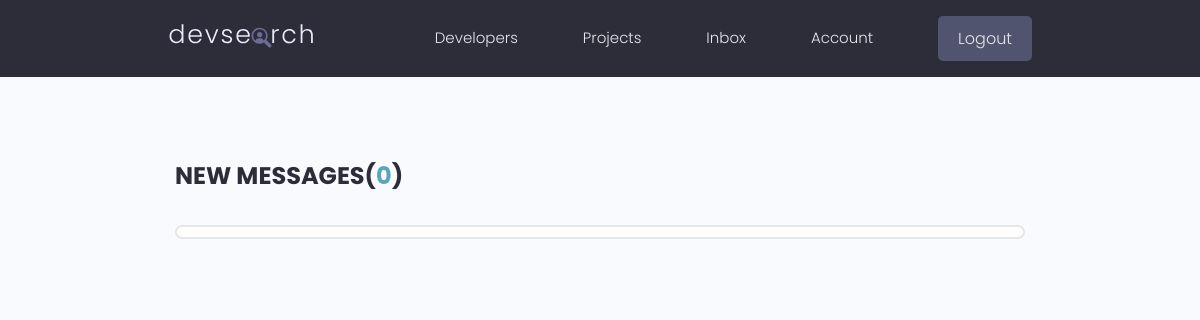
Page /inbox/ (signed in) on the earlier database version.
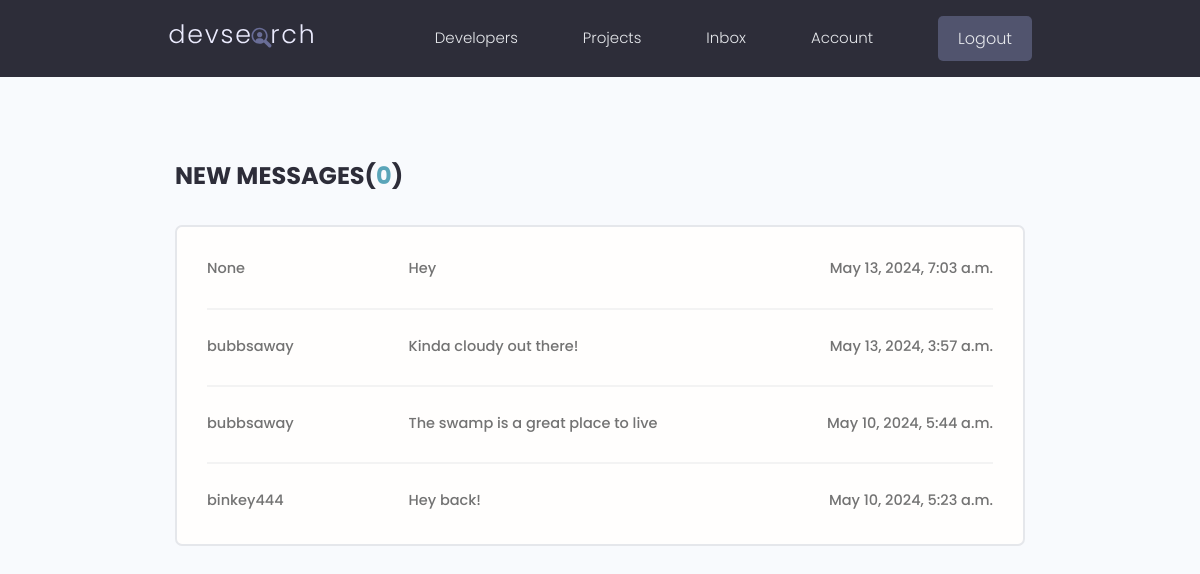
Same page on the later database version.
### users/models.py (models this page shows, shortened)
class Message(models.Model):
    sender = models.ForeignKey(Profile, on_delete=models.SET_NULL, null=True,
                                blank=True)
    recipient = models.ForeignKey(Profile, on_delete=models.SET_NULL, null=True,
                                blank=True, related_name='messages')
    name = models.CharField(max_length=200, null=True, blank=True)
    email = models.EmailField(max_length=200, null=True, blank=True)
    subject = models.CharField(max_length=200, null=True, blank=True)
    body = models.TextField()
    is_read = models.BooleanField(default=False, null=True)
    created = models.DateTimeField(auto_now_add=True)
    id = models.UUIDField(default=uuid.uuid4, unique=True,
                            primary_key=True, editable=False)
    class Meta:
        ordering = ['is_read', '-created']

class Profile(models.Model):
    user = models.OneToOneField(User, on_delete=models.CASCADE,
                                null=True, blank=True)
    name = models.CharField(max_length=200, blank=True, null=True)
    email = models.EmailField(max_length=500, blank=True, null=True)
    username = models.CharField(max_length=200, blank=True, null=True)
    location = models.CharField(max_length=200, blank=True, null=True)
    short_intro = models.CharField(max_length=500, blank=True, null=True)
    bio = models.TextField(blank=True, null=True)
    profile_image = models.ImageField(null=True, blank=True, upload_to='profiles/',
                                        default='profiles/user-default.png')
    social_github = models.CharField(max_length=200, blank=True, null=True)
    social_linkedin = models.CharField(max_length=200, blank=True, null=True)
    social_twitter = models.CharField(max_length=200, blank=True, null=True)
    social_youtube = models.CharField(max_length=200, blank=True, null=True)
    created = models.DateTimeField(auto_now_add=True)
    id = models.UUIDField(default=uuid.uuid4, unique=True,
                            primary_key=True, editable=False)
    def __str__(self):
            return str(self.username)

### users/views.py (the view)
# urls.py: path('inbox/', views.inbox, name='inbox'),
@login_required(login_url='login')
def inbox(request):
    profile = request.user.profile
    messageRequests = profile.messages.all()
    unreadCount = messageRequests.filter(is_read=False).count()
    context = {'messageRequests': messageRequests, 'unreadCount': unreadCount}
    return render(request, 'users/inbox.html', context)

### users/templates/users/inbox.html
{% extends 'main.html' %}
{% block content %}
  <main class="inbox my-xl">
    <div class="content-box">
      <h3 class="inbox__title">New Messages(<span>{{unreadCount}}</span>)</h3>
      <ul class="messages">
        {% for message in messageRequests %}
        {% if message.is_read == False %}
        <li class="message message--unread">
        {% else %}
        <li class="message">
        {% endif %}
          <a href="{% url 'message' message.id %}">
            <span class="message__author">{{message.sender}}</span>
            <span class="message__subject">{{message.subject}}</span>
            <span class="message__date">{{message.created}}</span>
          </a>
        </li>
        {% endfor %}
      </ul>
    </div>
  </main>
  {% endblock %}

Differences in the rows shown:
added Message: sender "None", subject "Hey", created "May 13, 2024, 7:03 a.m."
added Message: sender "bubbsaway", subject "Kinda cloudy out there!", created "May 13, 2024, 3:57 a.m."
added Message: sender "bubbsaway", subject "The swamp is a great place to live", created "May 10, 2024, 5:44 a.m."
added Message: sender "binkey444", subject "Hey back!", created "May 10, 2024, 5:23 a.m."
